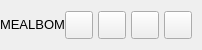
           <widget class="QFrame" name="contentTopBg">
            <property name="minimumSize">
             <size>
              <width>0</width>
              <height>50</height>
             </size>
            </property>
            <property name="maximumSize">
             <size>
              <width>16777215</width>
              <height>50</height>
             </size>
            </property>
            <property name="frameShape">
             <enum>QFrame::NoFrame</enum>
            </property>
            <property name="frameShadow">
             <enum>QFrame::Raised</enum>
            </property>
            <layout class="QHBoxLayout" name="horizontalLayout">
             <property name="spacing">
              <number>0</number>
             </property>
             <property name="leftMargin">
              <number>0</number>
             </property>
             <property name="topMargin">
              <number>0</number>
             </property>
             <property name="rightMargin">
              <number>10</number>
             </property>
             <property name="bottomMargin">
              <number>0</number>
             </property>
             <item>
              <widget class="QFrame" name="leftBox">
               <property name="sizePolicy">
                <sizepolicy hsizetype="Expanding" vsizetype="Preferred">
                 <horstretch>0</horstretch>
                 <verstretch>0</verstretch>
                </sizepolicy>
               </property>
               <property name="frameShape">
                <enum>QFrame::NoFrame</enum>
               </property>
               <property name="frameShadow">
                <enum>QFrame::Raised</enum>
               </property>
               <layout class="QHBoxLayout" name="horizontalLayout_3">
                <property name="spacing">
                 <number>0</number>
                </property>
                <property name="leftMargin">
                 <number>0</number>
                </property>
                <property name="topMargin">
                 <number>0</number>
                </property>
                <property name="rightMargin">
                 <number>0</number>
                </property>
                <property name="bottomMargin">
                 <number>0</number>
                </property>
                <item>
                 <widget class="QLabel" name="titleRightInfo">
                  <property name="sizePolicy">
                   <sizepolicy hsizetype="Preferred" vsizetype="Expanding">
                    <horstretch>0</horstretch>
                    <verstretch>0</verstretch>
                   </sizepolicy>
                  </property>
                  <property name="maximumSize">
                   <size>
                    <width>16777215</width>
                    <height>45</height>
                   </size>
                  </property>
                  <property name="font">
                   <font>
                    <family>Segoe UI</family>
                    <pointsize>10</pointsize>
                    <weight>50</weight>
                    <italic>false</italic>
                    <bold>false</bold>
                   </font>
                  </property>
                  <property name="text">
                   <string>MEALBOM</string>
                  </property>
                  <property name="alignment">
                   <set>Qt::AlignLeading|Qt::AlignLeft|Qt::AlignVCenter</set>
                  </property>
                 </widget>
                </item>
               </layout>
              </widget>
             </item>
             <item alignment="Qt::AlignRight">
              <widget class="QFrame" name="rightButtons">
               <property name="minimumSize">
                <size>
                 <width>0</width>
                 <height>28</height>
                </size>
               </property>
               <property name="frameShape">
                <enum>QFrame::NoFrame</enum>
               </property>
               <property name="frameShadow">
                <enum>QFrame::Raised</enum>
               </property>
               <layout class="QHBoxLayout" name="horizontalLayout_2">
                <property name="spacing">
                 <number>5</number>
                </property>
                <property name="leftMargin">
                 <number>0</number>
                </property>
                <property name="topMargin">
                 <number>0</number>
                </property>
                <property name="rightMargin">
                 <number>0</number>
                </property>
                <property name="bottomMargin">
                 <number>0</number>
                </property>
                <item>
                 <widget class="QPushButton" name="settingsTopBtn">
                  <property name="minimumSize">
                   <size>
                    <width>28</width>
                    <height>28</height>
                   </size>
                  </property>
                  <property name="maximumSize">
                   <size>
                    <width>28</width>
                    <height>28</height>
                   </size>
                  </property>
                  <property name="cursor">
                   <cursorShape>PointingHandCursor</cursorShape>
                  </property>
                  <property name="toolTip">
                   <string>Settings</string>
                  </property>
                  <property name="text">
                   <string/>
                  </property>
                  <property name="icon">
                   <iconset resource="resources.qrc">
                    <normaloff>:/icons/images/icons/icon_settings.png</normaloff>:/icons/images/icons/icon_settings.png</iconset>
                  </property>
                  <property name="iconSize">
                   <size>
                    <width>20</width>
                    <height>20</height>
                   </size>
                  </property>
                 </widget>
                </item>
                <item>
                 <widget class="QPushButton" name="minimizeAppBtn">
                  <property name="minimumSize">
                   <size>
                    <width>28</width>
                    <height>28</height>
                   </size>
                  </property>
                  <property name="maximumSize">
                   <size>
                    <width>28</width>
                    <height>28</height>
                   </size>
                  </property>
                  <property name="cursor">
                   <cursorShape>PointingHandCursor</cursorShape>
                  </property>
                  <property name="toolTip">
                   <string>Minimize</string>
                  </property>
                  <property name="text">
                   <string/>
                  </property>
                  <property name="icon">
                   <iconset resource="resources.qrc">
                    <normaloff>:/icons/images/icons/icon_minimize.png</normaloff>:/icons/images/icons/icon_minimize.png</iconset>
                  </property>
                  <property name="iconSize">
                   <size>
                    <width>20</width>
                    <height>20</height>
                   </size>
                  </property>
                 </widget>
                </item>
                <item>
                 <widget class="QPushButton" name="maximizeRestoreAppBtn">
                  <property name="minimumSize">
                   <size>
                    <width>28</width>
                    <height>28</height>
                   </size>
                  </property>
                  <property name="maximumSize">
                   <size>
                    <width>28</width>
                    <height>28</height>
                   </size>
                  </property>
                  <property name="font">
                   <font>
                    <family>Segoe UI</family>
                    <pointsize>10</pointsize>
                    <weight>50</weight>
                    <italic>false</italic>
                    <bold>false</bold>
                    <stylestrategy>PreferDefault</stylestrategy>
                   </font>
                  </property>
                  <property name="cursor">
                   <cursorShape>PointingHandCursor</cursorShape>
                  </property>
                  <property name="toolTip">
                   <string>Maximize</string>
                  </property>
                  <property name="text">
                   <string/>
                  </property>
                  <property name="icon">
                   <iconset resource="resources.qrc">
                    <normaloff>:/icons/images/icons/icon_maximize.png</normaloff>:/icons/images/icons/icon_maximize.png</iconset>
                  </property>
                  <property name="iconSize">
                   <size>
                    <width>20</width>
                    <height>20</height>
                   </size>
                  </property>
                 </widget>
                </item>
                <item>
                 <widget class="QPushButton" name="closeAppBtn">
                  <property name="minimumSize">
                   <size>
                    <width>28</width>
                    <height>28</height>
                   </size>
                  </property>
                  <property name="maximumSize">
                   <size>
                    <width>28</width>
                    <height>28</height>
                   </size>
                  </property>
                  <property name="cursor">
                   <cursorShape>PointingHandCursor</cursorShape>
                  </property>
                  <property name="toolTip">
                   <string>Close</string>
                  </property>
                  <property name="text">
                   <string/>
                  </property>
                  <property name="icon">
                   <iconset resource="resources.qrc">
                    <normaloff>:/icons/images/icons/icon_close.png</normaloff>:/icons/images/icons/icon_close.png</iconset>
                  </property>
                  <property name="iconSize">
                   <size>
                    <width>20</width>
                    <height>20</height>
                   </size>
                  </property>
                 </widget>
                </item>
               </layout>
              </widget>
             </item>
            </layout>
           </widget>
